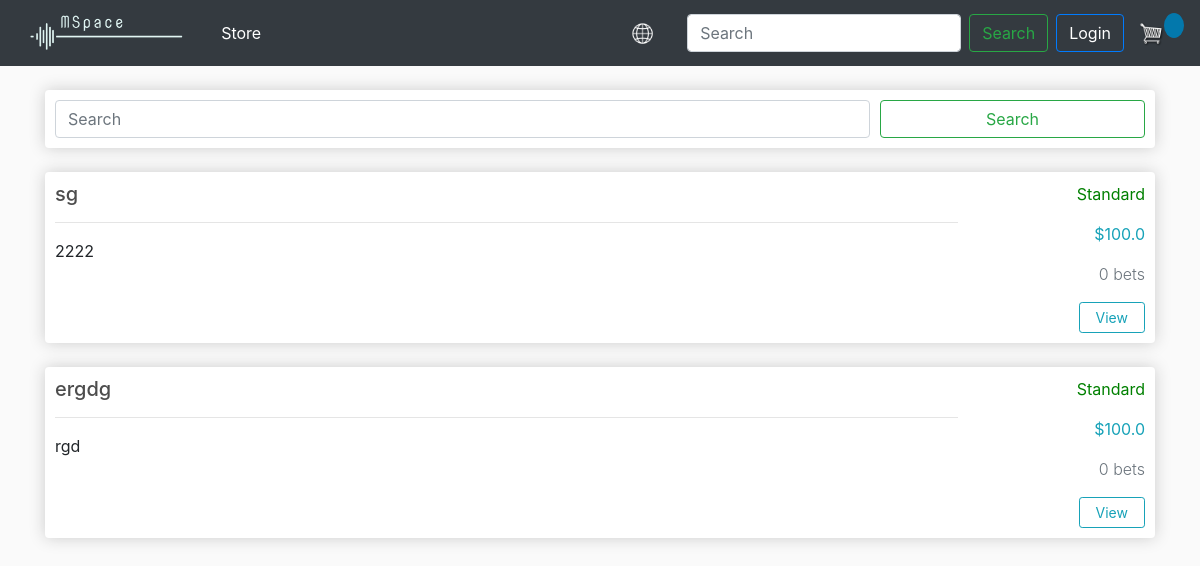
The page /freelance_list/ on the database its author committed.
### store/models.py (models this page shows, shortened)
class FreelanceOrder(models.Model):
    id = models.UUIDField(primary_key=True, default=uuid.uuid4, editable=False)
    name = models.CharField(max_length=200, null=True)
    description = models.CharField(max_length=500, null=True)
    premium = models.BooleanField(max_length=200, null=True)
    price = models.FloatField()
    customer = models.ForeignKey(Customer, on_delete=models.SET_NULL, blank=True, null=True)

### store/views.py (the view)
# urls.py: path('freelance_list/', views.freelanceList, name="freelance_list"),
def freelanceList(request):
    freelance_list = reversed(list(FreelanceOrder.objects.all()))
    context = {'freelance_list': freelance_list}
    return render(request, 'store/freelance_list.html', context)

### store/templatetags/filters.py (called while the page is built)
def remove_lang_code(url):
    url = re.sub(r'/?(uk|en)/?', "", url)
    if url == '' or url == '/':
        return ''
    return '/' + url

### store/templates/store/freelance_list.html (shortened to what this page needs)
{% extends 'store/main.html' %}
{% load static %}
{% load filters %}
{% block content %}
    <br>
    <div class="row">
        <div class="col">
            <div class="box-element">
                <form method="get">
                     <div class="form-row">
                        <div class="form-group col-md-9 my-sm-0">
                            <input type="text" class="form-control" id="searchMyProduct" placeholder="Search">
                        </div>
                        <div class="form-group col-md-3 my-sm-0">
                            <button class="btn btn-outline-success" type="submit" style="width:100%">Search</button>
                        </div>
                    </div>
                </form>
            </div>
        </div>
    </div>
    <br>
    {% for order in freelance_list %}
        <div class="row">
            <div class="col-md-12">
                <div class="box-element">
                    <div class="row">
                        <div class="col-sm-10">
                            <h5>{{ order.name }}</h5>
                            <hr />
                            <div style="flex:2">{{ order.description }}</div>
                        </div>
                        <div class="col-sm-2 text-right">
                            <div class="mb-3" style="color:green">
                                {% if order.premium %}
                                    Premium
                                {% else %}
                                    Standard
                                {% endif %}
                            </div>
                            <div class="mb-3 text-info">${{ order.price }}</div>
                            <div class="mb-3 text-secondary font-weight-light">{{ order.bet_set.count }} bet{% if order.bet_set.count != 1 %}s{% endif %}</div>
                            <div>
                                <a class="btn btn-outline-info btn-sm pr-3 pl-3" href="{% url 'freelance_order_info' %}?id={{ order.id }}">View</a>
                            </div>
                        </div>
                    </div>
                </div>
            </div>
        </div>
        <br>
    {% endfor %}
    </div>
{% endblock content %}

### static/css/main.css (style rules this page uses)
body { background-color: hsl(0, 0%, 98%); }
h1,h2,h3,h4,h5,h6 { color:hsl(0, 0%, 30%); }
.box-element { box-shadow:hsl(0, 0%, 80%) 0 0 16px; background-color: #fff; border-radius: 4px; padding: 10px; }

### rows shown on the page
FreelanceOrder: name "sg", description "2222", premium "Standard", price "100.0", bet_set.count "0"
FreelanceOrder: name "ergdg", description "rgd", premium "Standard", price "100.0", bet_set.count "0"
